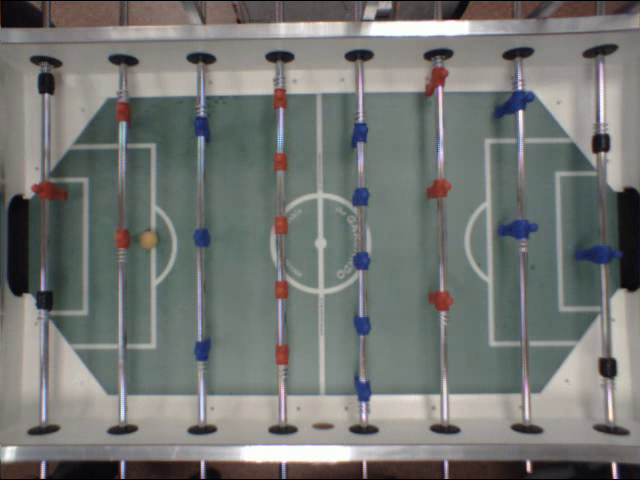
#> input picture frame 35 of video/kicking.avi, 640 x 480 px, given in place of randomPlay.avi, which was not available
$ python line_detect.py   (Python 2 division)
#> lines starting #> are read from the running program, lines starting #| are printed output that depends on the picture; after the words box and inside, x2 and y2 are one past the last pixel; in counts of white or black regions, pixels touching at a corner belong together; pictures that were not available may be replaced by others from this repository, and a replacement may not be noted
### imageProcessing.py
import cv2
import numpy as np

def findCenterOfLargestContour(mask):
    # find contours in the mask and initialize the current
	# (x, y) center of the ball
	cnts = cv2.findContours(mask.copy(), cv2.RETR_EXTERNAL,
		cv2.CHAIN_APPROX_SIMPLE)[-2]

	center = None
	x = None
	y = None
	radius = None

	# only proceed if at least one contour was found
	if len(cnts) > 0:
		# find the largest contour in the mask, then use
		# it to compute the minimum enclosing circle and
		# centroid
		c = max(cnts, key=cv2.contourArea)
		((x, y), radius) = cv2.minEnclosingCircle(c)
		M = cv2.moments(c)
		if M["m00"] != 0:
			center = (int(M["m10"] / M["m00"]), int(M["m01"] / M["m00"]))

	return center, x, y, radius, cnts


def getFoosballPlayerPositionOnLines(linePointsList, hsvImage, playerColorLower, playerColorUpper, playerDetectionLineWidth):
    centroids = []

    for linePoints in linePointsList:
		#[y1:y2, x1:x2]
        regionImage = hsvImage[linePoints[1] : linePoints[3], linePoints[0] - playerDetectionLineWidth : linePoints[2] + playerDetectionLineWidth]
        mask = cv2.inRange(regionImage, playerColorLower, playerColorUpper)

        if (cv2.countNonZero(mask) != 0):
            mask = cv2.erode(mask, None, iterations=1)
            mask = cv2.dilate(mask, None, iterations=4)

            contours0 = cv2.findContours(mask, cv2.RETR_TREE, cv2.CHAIN_APPROX_SIMPLE)[-2]
            moments  = [cv2.moments(cnt) for cnt in contours0]

            for m in moments:
                if (m['m00'] != 0):
                    centroids.append( (int(m['m10'] / m['m00'] + linePoints[0] - playerDetectionLineWidth), int(m['m01'] / m['m00'] + linePoints[1])) )


    return centroids


def getFoosballImageEdges(image):
    low_threshold = 30
    high_threshold = 100

    image = cv2.cvtColor(image, cv2.COLOR_BGR2GRAY)
    edges = cv2.Canny(image, low_threshold, high_threshold, apertureSize=3)

    height, width = edges.shape

    rectanglewidth = 15
    cv2.rectangle(edges, (width / 2 + rectanglewidth, 0 + height / 4), (width / 2 -
                                                                        rectanglewidth, height - height / 4), color=(0, 0, 0), thickness=cv2.FILLED)

    cv2.rectangle(edges, (width / 2 + width / 4 + rectanglewidth, 0 + height / 4), (width / 2 +
                                                                                    width / 4 - rectanglewidth, height - height / 4), color=(0, 0, 0), thickness=cv2.FILLED)
    cv2.rectangle(edges, (width / 2 - width / 4 + rectanglewidth, 0 + height / 4), (width / 2 -
                                                                                    width / 4 - rectanglewidth, height - height / 4), color=(0, 0, 0), thickness=cv2.FILLED)

    cv2.rectangle(edges, (0 + width / 8 + rectanglewidth, 0 + height / 4), (0 + width /
                                                                            8 - rectanglewidth, height - height / 4), color=(0, 0, 0), thickness=cv2.FILLED)
    cv2.rectangle(edges, (width - width / 8 + rectanglewidth, 0 + height / 4), (width -
                                                                                width / 8 - rectanglewidth, height - height / 4), color=(0, 0, 0), thickness=cv2.FILLED)

    return edges

def getFoosballPlayerLines(edgeImage):
    height, width = edgeImage.shape
    linePointsList = []
    mergedLinesList = []
    linePointDifference = width / 20
    anglePrecision = 0.1

    lines = cv2.HoughLines(edgeImage, 1, 1 * np.pi/180, 130)
    if lines is not None:
        for line in lines:
            for rho, theta in line:
                if (theta + anglePrecision > 3.14 and theta - anglePrecision < 3.14) or (theta + anglePrecision > 0 and theta - anglePrecision < 0):
                    a = np.cos(theta)
                    b = np.sin(theta)
                    x0 = a * rho
                    y0 = b * rho
                    x1 = int(x0 + 1000 * (-b))
                    y1 = int(y0 + 1000 * (a))
                    x2 = int(x0 - 1000 * (-b))
                    y2 = int(y0 - 1000 * (a))

                    topX, topY = lineIntersection(
                        ((x1, y1), (x2, y2)), ((0, 0), (width, 0)))
                    botX, botY = lineIntersection(
                        ((x1, y1), (x2, y2)), ((0, height), (width, height)))

                    linePointsList.append(list((topX, topY, botX, botY)))

        for linePoints1 in linePointsList:
            merged = False
            for linePoints2 in mergedLinesList:
                if (
                        (linePoints2[0] - linePointDifference <= linePoints1[0] <= linePoints2[0] + linePointDifference) and
                        (linePoints2[1] - linePointDifference <= linePoints1[1] <= linePoints2[1] + linePointDifference) and
                        (linePoints2[2] - linePointDifference <= linePoints1[2] <= linePoints2[2] + linePointDifference) and
                        (linePoints2[3] - linePointDifference <= linePoints1[3]
                            <= linePoints2[3] + linePointDifference)
                ):
                    # Merge lines
                    linePoints2[0] = (linePoints1[0] + linePoints2[0]) / 2
                    linePoints2[1] = (linePoints1[1] + linePoints2[1]) / 2
                    linePoints2[2] = (linePoints1[2] + linePoints2[2]) / 2
                    linePoints2[3] = (linePoints1[3] + linePoints2[3]) / 2
                    merged = True
                    break

            if not merged:
                mergedLinesList.append(linePoints1)

        mergedLinesList.sort(key=lambda line: line[0])
        return mergedLinesList

    return []


# [9 lines left out: function increaseSaturation, not called in this run]


def lineIntersection(line1, line2):
    xdiff = (line1[0][0] - line1[1][0], line2[0][0] - line2[1][0])
    ydiff = (line1[0][1] - line1[1][1], line2[0][1] - line2[1][1])

    def det(a, b):
        return a[0] * b[1] - a[1] * b[0]

    div = det(xdiff, ydiff)
    if div == 0:
        raise Exception('lines do not intersect')

    d = (det(*line1), det(*line2))
    x = det(d, xdiff) / div
    y = det(d, ydiff) / div
    return x, y

### line_detect.py
# import the necessary packages
from collections import deque
import numpy as np
import argparse
import imutils
import time
import cv2

import imageProcessing

bluePlayerColorLower = (106, 120, 60)
bluePlayerColorUpper = (116, 190, 150)

redPlayerColorLower = (0, 110, 65)
redPlayerColorUpper = (5, 195, 170)

blackColorLower = (0, 0, 0)
blackColorUpper = (179, 60, 50)

def getFoosballPlayersAndLineMask(hsvFrame):
    mask = cv2.inRange(hsvFrame, redPlayerColorLower, redPlayerColorUpper)
    if (cv2.countNonZero(mask) != 0):
        mask = mask + cv2.inRange(hsvFrame, (175, 110, 65), (179, 195, 170))
        mask = cv2.erode(mask, None, iterations=1)
        mask = cv2.dilate(mask, None, iterations=8)

    mask2 = cv2.inRange(hsvFrame, bluePlayerColorLower, bluePlayerColorUpper)
    if (cv2.countNonZero(mask2) != 0):
        mask2 = cv2.erode(mask2, None, iterations=1)
        mask2 = cv2.dilate(mask2, None, iterations=8)

    mask3 = cv2.inRange(hsvFrame, blackColorLower, blackColorUpper)
    if (cv2.countNonZero(mask3) != 0):
        mask3 = cv2.erode(mask3, None, iterations=1)
        mask3 = cv2.dilate(mask3, None, iterations=10)

    playersMask = mask + mask2 + mask3

    for linePoints in playerLines:
		cv2.line(playersMask, (linePoints[0], linePoints[1]), (linePoints[2], linePoints[3]), (256, 256, 256), 12)

    return playersMask


camera = cv2.VideoCapture("video/randomPlay.avi")

(grabbed, frame) = camera.read()
#> frame is the input picture: shape (480, 640, 3); mean B, G, R 115.2, 118.1, 115.7
(grabbed, frame) = camera.read()
(grabbed, frame) = camera.read()
(grabbed, frame) = camera.read()
(grabbed, frame) = camera.read()

redPlayerLines = []
bluePlayerLines = []

startFrameGrey = None
startFramePlayerMask = None

#Detect player lines
while True:
    (grabbed, frame) = camera.read()
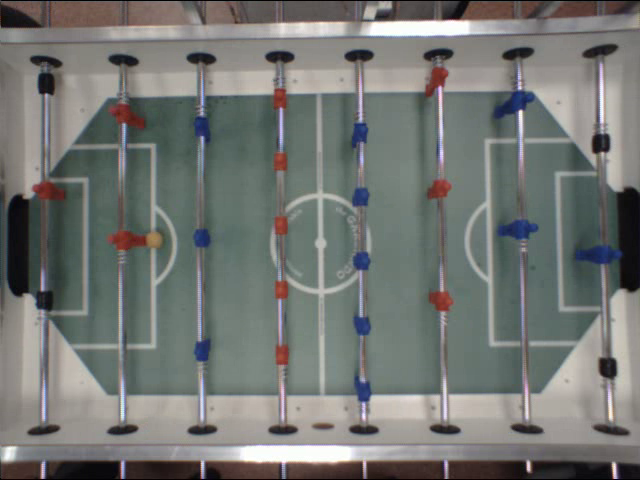
#> input picture frame 40 of video/kicking.avi, 640 x 480 px, given in place of randomPlay.avi, which was not available
#> frame is the input picture: shape (480, 640, 3); mean B, G, R 115.2, 118.3, 115.8

    processedFrame = frame.copy()
    originalFrame = frame.copy()

    edgesImage = imageProcessing.getFoosballImageEdges(frame)
#> in getFoosballImageEdges, `cv2.rectangle(edges, (width - width / 8 + rectanglewidth, 0 + height /..`:
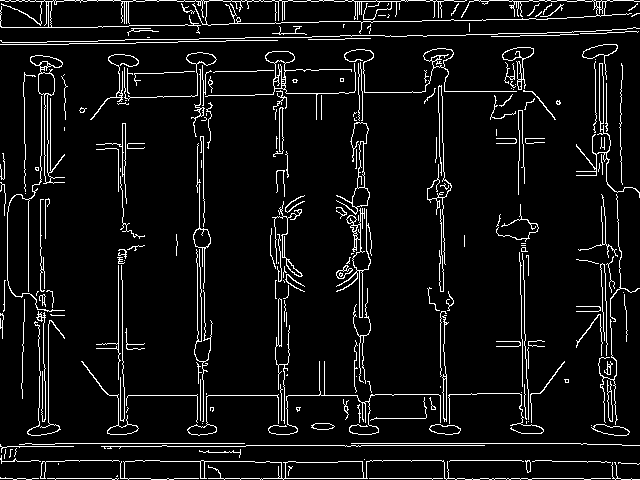
#> edges: shape (480, 640); 6.8% white in thin lines or dots
    playerLines = imageProcessing.getFoosballPlayerLines(edgesImage)
#> in getFoosballPlayerLines, `lines = cv2.HoughLines(edgeImage, 1, 1 * np.pi/180, 130)`: lines = 66 rows, first 8: [478, 1.57], [443, 1.57], [42, 1.55], [28, 1.55], [1, 1.57], [99, 1.55], [461, 1.57], [445, 1.57]
#> the loop in getFoosballPlayerLines, `for line in lines:` made 66 passes
#> line on passes 11, 12, 13, 14, 16: [[49, 0.0175]], [[122, 0]], [[118, 0]], [[197, 0]], [[203, 0]]
#> after the loop in getFoosballPlayerLines, `for line in lines:`: linePointsList = 48 items, first 6: [48, 0, 40, 480], [122, 0, 122, 480], [118, 0, 118, 480], [197, 0, 197, 480], [203, 0, 203, 480], [278, 0, 278, 480]
#> the loop in getFoosballPlayerLines, `for linePoints1 in linePointsList:` made 48 passes
#> after the loop in getFoosballPlayerLines, `for linePoints1 in linePointsList:`: linePoints2 = [45, 0, 38, 480]; mergedLinesList = [[45, 0, 38, 480], [125, 0, 120, 480], [200, 0, 197, 480], [278, 0, 283, 480], [357, 0, 368, 480], [512, 0, 525, 480], [606, 0, 604, 480], [436, 0, 444, 480]]
#> playerLines = [[45, 0, 38, 480], [125, 0, 120, 480], [200, 0, 197, 480], [278, 0, 283, 480], [357, 0, 368, 480], [436, 0, 444, 480], [512, 0, 525, 480], [606, 0, 604, 480]]

    if len(playerLines) == 8:
        redPlayerLines = [playerLines[0], playerLines[1], playerLines[3], playerLines[5]]
#> redPlayerLines = [[45, 0, 38, 480], [125, 0, 120, 480], [278, 0, 283, 480], [436, 0, 444, 480]]
        bluePlayerLines = [playerLines[2], playerLines[4], playerLines[6], playerLines[7]]
#> bluePlayerLines = [[200, 0, 197, 480], [357, 0, 368, 480], [512, 0, 525, 480], [606, 0, 604, 480]]

        startFrameGrey = cv2.cvtColor(originalFrame, cv2.COLOR_BGR2GRAY)
        startFramePlayerMask = getFoosballPlayersAndLineMask(cv2.cvtColor(originalFrame, cv2.COLOR_BGR2HSV))
#> the loop in getFoosballPlayersAndLineMask, `for linePoints in playerLines:` made 8 passes
#> after the loop in getFoosballPlayersAndLineMask, `for linePoints in playerLines:`:
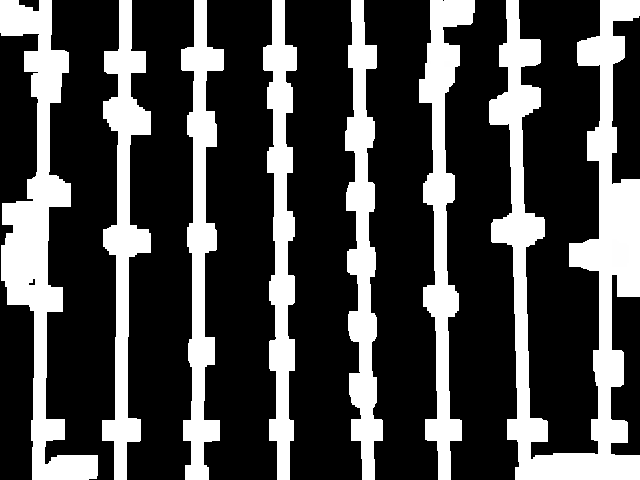
#> playersMask: shape (480, 640); min 0, max 255, mean 71.9

        break


(grabbed, frame) = camera.read()
lastFrame = frame
previousPlayersMask = cv2.cvtColor(frame.copy() * 0, cv2.COLOR_BGR2GRAY)
#> previousPlayersMask: shape (480, 640); every value is 0


totalFrames = 0
detectedFrames = 0

while True:
    totalFrames += 1

    (grabbed, frame) = camera.read()
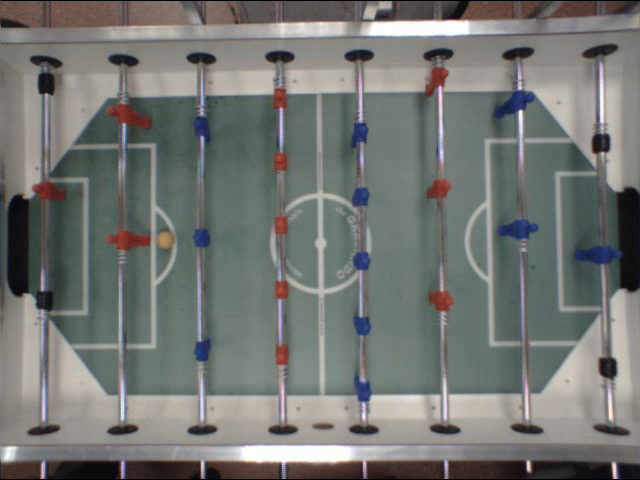
#> input picture frame 42 of video/kicking.avi, 640 x 480 px, given in place of randomPlay.avi, which was not available
#> frame is the input picture: shape (480, 640, 3); mean B, G, R 115, 118.2, 115.8

    processedFrame = frame.copy()
    originalFrame = frame.copy()

	#Blue and Red lines
    for index, linePoints in enumerate(redPlayerLines):
        cv2.line(processedFrame, (linePoints[0], linePoints[1]), (linePoints[2], linePoints[3]), (0, 0, 256), 2)

	for index, linePoints in enumerate(bluePlayerLines):
		cv2.line(processedFrame, (linePoints[0], linePoints[1]), (linePoints[2], linePoints[3]), (256, 0, 0), 2)
#> this loop made 4 passes
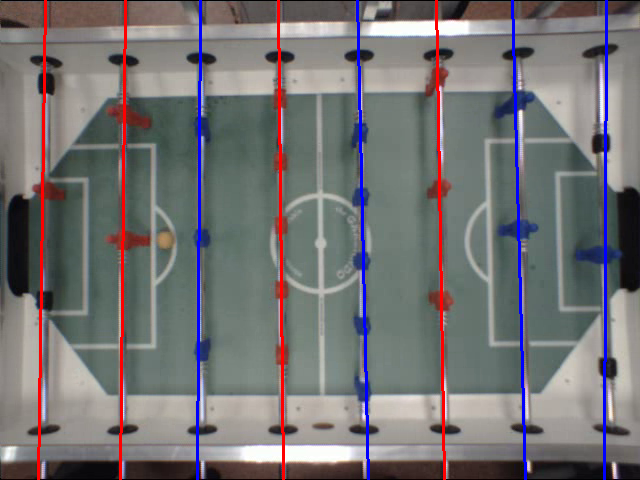
#> processedFrame: shape (480, 640, 3); 3.75% of pixels changed, all inside (x1, y1, x2, y2) = (37, 0, 608, 480)

	#Blue and Red Player marks
    blurredFrame = cv2.GaussianBlur(originalFrame.copy(), (5, 5), 0)
    hsvFrame = cv2.cvtColor(blurredFrame, cv2.COLOR_BGR2HSV)
#> hsvFrame: shape (480, 640, 3); mean H, S, V 58.9, 31.2, 123.3

    centroids = imageProcessing.getFoosballPlayerPositionOnLines(redPlayerLines, hsvFrame, redPlayerColorLower, redPlayerColorUpper, playerDetectionLineWidth = 10)
#> the loop in getFoosballPlayerPositionOnLines, `for linePoints in linePointsList:` made 4 passes
#> after the loop in getFoosballPlayerPositionOnLines, `for linePoints in linePointsList:`: centroids = [(41, 190), (121, 239), (122, 113), (282, 354), (281, 289), (280, 224), (280, 160), (279, 98), (440, 300), (439, 188), (436, 79)]

    for c in centroids:
        cv2.circle(processedFrame, c, 8, (0, 0, 256), 2)
#> this loop made 11 passes
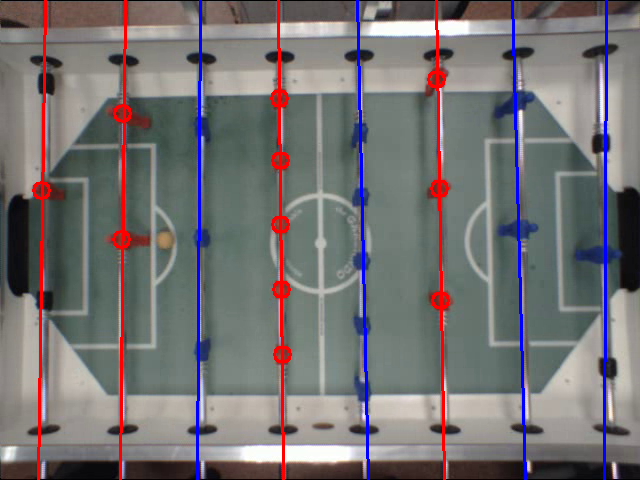
#> processedFrame: shape (480, 640, 3); 0.49% of pixels changed, all inside (x1, y1, x2, y2) = (32, 70, 450, 363)

    centroids = imageProcessing.getFoosballPlayerPositionOnLines(bluePlayerLines, hsvFrame, bluePlayerColorLower, bluePlayerColorUpper, playerDetectionLineWidth = 10)
#> the loop in getFoosballPlayerPositionOnLines (call 2), `for linePoints in linePointsList:` made 4 passes
#> centroids = [(199, 351), (199, 237), (199, 125), (362, 390), (361, 325), (361, 260), (360, 196), (358, 133), (518, 229), (516, 101), (604, 254)]

    for c in centroids:
        cv2.circle(processedFrame, c, 8, (256, 0, 0), 2)
#> this loop made 11 passes
#> processedFrame: shape (480, 640, 3); 0.49% of pixels changed, all inside (x1, y1, x2, y2) = (190, 92, 614, 400)

    playersMask = getFoosballPlayersAndLineMask(hsvFrame)
#> in getFoosballPlayersAndLineMask (call 2), `mask = cv2.dilate(mask, None, iterations=8)`:
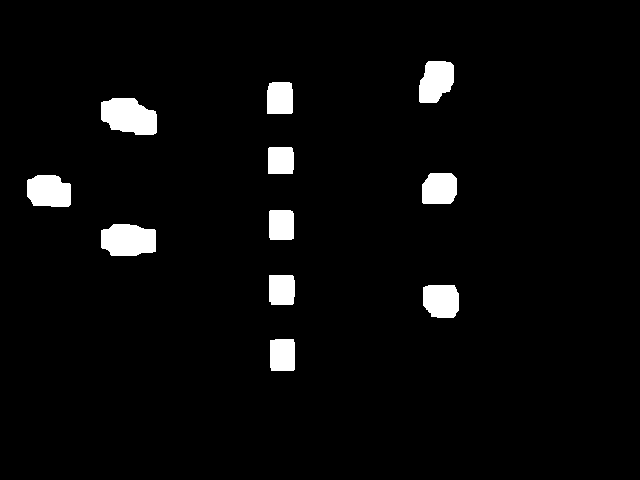
#> mask: shape (480, 640); 3.7% white; 11 white regions
#> the loop in getFoosballPlayersAndLineMask (call 2), `for linePoints in playerLines:` made 8 passes

    cv2.imshow("Mask", playersMask)

    lastFrameGrey = cv2.cvtColor(lastFrame, cv2.COLOR_BGR2GRAY)
    currentFrameGrey = cv2.cvtColor(originalFrame, cv2.COLOR_BGR2GRAY)
    differenceFrame = cv2.absdiff(lastFrameGrey, currentFrameGrey)
    #differenceFrame = cv2.absdiff(startFrameGrey, currentFrameGrey)
    cv2.imshow("DifferenceRaw", differenceFrame)


    differenceFrame = cv2.GaussianBlur(differenceFrame, (5, 5), 0)
    ret, differenceFrame = cv2.threshold(differenceFrame, 15, 255, cv2.THRESH_BINARY)

    differenceFrame -= previousPlayersMask
    #differenceFrame -= startFramePlayerMask
    differenceFrame -= playersMask

    differenceFrame = cv2.erode(differenceFrame, None, iterations=1)
    differenceFrame = cv2.dilate(differenceFrame, None, iterations=3)

    ret, differenceFrame = cv2.threshold(differenceFrame, 25, 255, cv2.THRESH_BINARY)

    #[y1:y2, x1:x2]
    differenceFrame = differenceFrame[80:400, 0:640]

    center, x, y, radius, cnts = imageProcessing.findCenterOfLargestContour(differenceFrame)
#> in findCenterOfLargestContour, `cnts = cv2.findContours(mask.copy(), cv2.RETR_EXTERNAL, cv2.CHAIN_APPR..`: cnts = 1 contour; box (x1, y1, x2, y2) and area: (161, 147, 179, 170) 326
#> in findCenterOfLargestContour, `c = max(cnts, key=cv2.contourArea)`: c = contour of 20 points, box (x1, y1, x2, y2) (161, 147, 179, 170), area 326
#> in findCenterOfLargestContour, `((x, y), radius) = cv2.minEnclosingCircle(c)`: x = 168; y = 158; radius = 12.53
#> in findCenterOfLargestContour, `M = cv2.moments(c)`: M = moments, m00 326.5, centre m10/m00, m01/m00 = (169.2, 158.2)
#> in findCenterOfLargestContour, `center = (int(M["m10"] / M["m00"]), int(M["m01"] / M["m00"]))`: center = (169, 158)
#> center = (169, 158); x = 168; y = 158; radius = 12.53

    if radius > 3 and center and x and y:
        y += 80
#> y = 238
		# draw the circle and centroid on the frame,
		# then update the list of tracked points
        #cv2.circle(processedFrame, (int(x), int(y)), int(radius), (0, 255, 255), 2)
        cv2.circle(processedFrame, (center[0], center[1] + 80), 5, (0, 255, 255), -2)
        detectedFrames += 1

    print(float(detectedFrames) / float(totalFrames))
    #cv2.drawContours(processedFrame, cnts, -1, (0,255,0), 3)

    cv2.imshow("Difference", differenceFrame)

    previousPlayersMask = playersMask

    cv2.imshow("Hough", processedFrame)

    lastFrame = originalFrame

    key = cv2.waitKey(1) & 0xFF
#> (key q is pressed here)
    if key == ord("q"):
        break


camera.release()
cv2.destroyAllWindows()
